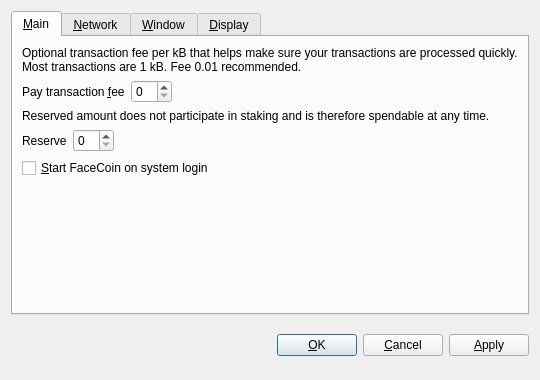
<?xml version="1.0" encoding="UTF-8"?>
<ui version="4.0">
 <class>OptionsDialog</class>
 <widget class="QDialog" name="OptionsDialog">
  <property name="geometry">
   <rect>
    <x>0</x>
    <y>0</y>
    <width>540</width>
    <height>380</height>
   </rect>
  </property>
  <property name="windowTitle">
   <string>Options</string>
  </property>
  <property name="modal">
   <bool>true</bool>
  </property>
  <layout class="QVBoxLayout" name="verticalLayout">
   <item>
    <widget class="QTabWidget" name="tabWidget">
     <property name="tabPosition">
      <enum>QTabWidget::North</enum>
     </property>
     <property name="currentIndex">
      <number>0</number>
     </property>
     <widget class="QWidget" name="tabMain">
      <attribute name="title">
       <string>&amp;Main</string>
      </attribute>
      <layout class="QVBoxLayout" name="verticalLayout_Main">
       <item>
        <widget class="QLabel" name="transactionFeeInfoLabel">
         <property name="text">
          <string>Optional transaction fee per kB that helps make sure your transactions are processed quickly. Most transactions are 1 kB. Fee 0.01 recommended.</string>
         </property>
         <property name="textFormat">
          <enum>Qt::PlainText</enum>
         </property>
         <property name="wordWrap">
          <bool>true</bool>
         </property>
        </widget>
       </item>
       <item>
        <layout class="QHBoxLayout" name="horizontalLayoutFee">
         <item>
          <widget class="QLabel" name="transactionFeeLabel">
           <property name="text">
            <string>Pay transaction &amp;fee</string>
           </property>
           <property name="textFormat">
            <enum>Qt::PlainText</enum>
           </property>
           <property name="buddy">
            <cstring>transactionFee</cstring>
           </property>
          </widget>
         </item>
         <item>
          <widget class="BitcoinAmountField" name="transactionFee"/>
         </item>
         <item>
          <spacer name="horizontalSpacerFee">
           <property name="orientation">
            <enum>Qt::Horizontal</enum>
           </property>
           <property name="sizeHint" stdset="0">
            <size>
             <width>40</width>
             <height>20</height>
            </size>
           </property>
          </spacer>
         </item>
        </layout>
       </item>
       <item>
        <widget class="QLabel" name="reserveBalanceInfoLabel">
         <property name="text">
          <string>Reserved amount does not participate in staking and is therefore spendable at any time.</string>
         </property>
         <property name="textFormat">
          <enum>Qt::PlainText</enum>
         </property>
         <property name="wordWrap">
          <bool>true</bool>
         </property>
        </widget>
       </item>
       <item>
        <layout class="QHBoxLayout" name="horizontalLayoutReserveBalance">
         <item>
          <widget class="QLabel" name="reserveBalanceLabel">
           <property name="text">
            <string>Reserve</string>
           </property>
           <property name="textFormat">
            <enum>Qt::PlainText</enum>
           </property>
           <property name="buddy">
            <cstring>reserveBalance</cstring>
           </property>
          </widget>
         </item>
         <item>
          <widget class="BitcoinAmountField" name="reserveBalance"/>
         </item>
         <item>
          <spacer name="horizontalSpacerReserveBalance">
           <property name="orientation">
            <enum>Qt::Horizontal</enum>
           </property>
           <property name="sizeHint" stdset="0">
            <size>
             <width>40</width>
             <height>20</height>
            </size>
           </property>
          </spacer>
         </item>
        </layout>
       </item>
       <item>
        <widget class="QCheckBox" name="bitcoinAtStartup">
         <property name="toolTip">
          <string>Automatically start FaceCoin after logging in to the system.</string>
         </property>
         <property name="text">
          <string>&amp;Start FaceCoin on system login</string>
         </property>
        </widget>
       </item>
       <item>
        <spacer name="verticalSpacer_Main">
         <property name="orientation">
          <enum>Qt::Vertical</enum>
         </property>
         <property name="sizeHint" stdset="0">
          <size>
           <width>20</width>
           <height>40</height>
          </size>
         </property>
        </spacer>
       </item>
      </layout>
     </widget>
     <widget class="QWidget" name="tabNetwork">
      <attribute name="title">
       <string>&amp;Network</string>
      </attribute>
      <layout class="QVBoxLayout" name="verticalLayout_Network">
       <item>
        <widget class="QCheckBox" name="mapPortUpnp">
         <property name="toolTip">
          <string>Automatically open the FaceCoin client port on the router. This only works when your router supports UPnP and it is enabled.</string>
         </property>
         <property name="text">
          <string>Map port using &amp;UPnP</string>
         </property>
        </widget>
       </item>
       <item>
        <widget class="QCheckBox" name="connectSocks">
         <property name="toolTip">
          <string>Connect to the FaceCoin network through a SOCKS proxy (e.g. when connecting through Tor).</string>
         </property>
         <property name="text">
          <string>&amp;Connect through SOCKS proxy:</string>
         </property>
        </widget>
       </item>
       <item>
        <layout class="QHBoxLayout" name="horizontalLayout_Network">
         <item>
          <widget class="QLabel" name="proxyIpLabel">
           <property name="text">
            <string>Proxy &amp;IP:</string>
           </property>
           <property name="textFormat">
            <enum>Qt::PlainText</enum>
           </property>
           <property name="buddy">
            <cstring>proxyIp</cstring>
           </property>
          </widget>
         </item>
         <item>
          <widget class="QValidatedLineEdit" name="proxyIp">
           <property name="maximumSize">
            <size>
             <width>140</width>
             <height>16777215</height>
            </size>
           </property>
           <property name="toolTip">
            <string>IP address of the proxy (e.g. 127.0.0.1)</string>
           </property>
          </widget>
         </item>
         <item>
          <widget class="QLabel" name="proxyPortLabel">
           <property name="text">
            <string>&amp;Port:</string>
           </property>
           <property name="textFormat">
            <enum>Qt::PlainText</enum>
           </property>
           <property name="buddy">
            <cstring>proxyPort</cstring>
           </property>
          </widget>
         </item>
         <item>
          <widget class="QLineEdit" name="proxyPort">
           <property name="maximumSize">
            <size>
             <width>55</width>
             <height>16777215</height>
            </size>
           </property>
           <property name="toolTip">
            <string>Port of the proxy (e.g. 9050)</string>
           </property>
          </widget>
         </item>
         <item>
          <widget class="QLabel" name="socksVersionLabel">
           <property name="text">
            <string>SOCKS &amp;Version:</string>
           </property>
           <property name="textFormat">
            <enum>Qt::PlainText</enum>
           </property>
           <property name="buddy">
            <cstring>socksVersion</cstring>
           </property>
          </widget>
         </item>
         <item>
          <widget class="QValueComboBox" name="socksVersion">
           <property name="toolTip">
            <string>SOCKS version of the proxy (e.g. 5)</string>
           </property>
          </widget>
         </item>
         <item>
          <spacer name="horizontalSpacer_Network">
           <property name="orientation">
            <enum>Qt::Horizontal</enum>
           </property>
           <property name="sizeHint" stdset="0">
            <size>
             <width>40</width>
             <height>20</height>
            </size>
           </property>
          </spacer>
         </item>
        </layout>
       </item>
       <item>
        <spacer name="verticalSpacer_Network">
         <property name="orientation">
          <enum>Qt::Vertical</enum>
         </property>
         <property name="sizeHint" stdset="0">
          <size>
           <width>20</width>
           <height>40</height>
          </size>
         </property>
        </spacer>
       </item>
      </layout>
     </widget>
     <widget class="QWidget" name="tabWindow">
      <attribute name="title">
       <string>&amp;Window</string>
      </attribute>
      <layout class="QVBoxLayout" name="verticalLayout_Window">
       <item>
        <widget class="QCheckBox" name="minimizeToTray">
         <property name="toolTip">
          <string>Show only a tray icon after minimizing the window.</string>
         </property>
         <property name="text">
          <string>&amp;Minimize to the tray instead of the taskbar</string>
         </property>
        </widget>
       </item>
       <item>
        <widget class="QCheckBox" name="minimizeOnClose">
         <property name="toolTip">
          <string>Minimize instead of exit the application when the window is closed. When this option is enabled, the application will be closed only after selecting Quit in the menu.</string>
         </property>
         <property name="text">
          <string>M&amp;inimize on close</string>
         </property>
        </widget>
       </item>
       <item>
        <spacer name="verticalSpacer_Window">
         <property name="orientation">
          <enum>Qt::Vertical</enum>
         </property>
         <property name="sizeHint" stdset="0">
          <size>
           <width>20</width>
           <height>40</height>
          </size>
         </property>
        </spacer>
       </item>
      </layout>
     </widget>
     <widget class="QWidget" name="tabDisplay">
      <attribute name="title">
       <string>&amp;Display</string>
      </attribute>
      <layout class="QVBoxLayout" name="verticalLayout_Display">
       <item>
        <layout class="QHBoxLayout" name="horizontalLayout_1_Display">
         <item>
          <widget class="QLabel" name="langLabel">
           <property name="text">
            <string>User Interface &amp;language:</string>
           </property>
           <property name="textFormat">
            <enum>Qt::PlainText</enum>
           </property>
           <property name="buddy">
            <cstring>lang</cstring>
           </property>
          </widget>
         </item>
         <item>
          <widget class="QValueComboBox" name="lang">
           <property name="toolTip">
            <string>The user interface language can be set here. This setting will take effect after restarting FaceCoin.</string>
           </property>
          </widget>
         </item>
        </layout>
       </item>
       <item>
        <layout class="QHBoxLayout" name="horizontalLayout_2_Display">
         <item>
          <widget class="QLabel" name="unitLabel">
           <property name="text">
            <string>&amp;Unit to show amounts in:</string>
           </property>
           <property name="textFormat">
            <enum>Qt::PlainText</enum>
           </property>
           <property name="buddy">
            <cstring>unit</cstring>
           </property>
          </widget>
         </item>
         <item>
          <widget class="QValueComboBox" name="unit">
           <property name="toolTip">
            <string>Choose the default subdivision unit to show in the interface and when sending coins.</string>
           </property>
          </widget>
         </item>
        </layout>
       </item>
       <item>
        <widget class="QCheckBox" name="displayAddresses">
         <property name="toolTip">
          <string>Whether to show FaceCoin addresses in the transaction list or not.</string>
         </property>
         <property name="text">
          <string>&amp;Display addresses in transaction list</string>
         </property>
        </widget>
       </item>
       <item>
        <widget class="QCheckBox" name="coinControlFeatures">
         <property name="toolTip">
          <string>Whether to show coin control features or not.</string>
         </property>
         <property name="text">
          <string>Display coin &amp;control features (experts only!)</string>
         </property>
        </widget>
       </item>
       <item>
        <spacer name="verticalSpacer_Display">
         <property name="orientation">
          <enum>Qt::Vertical</enum>
         </property>
         <property name="sizeHint" stdset="0">
          <size>
           <width>20</width>
           <height>40</height>
          </size>
         </property>
        </spacer>
       </item>
      </layout>
     </widget>
    </widget>
   </item>
   <item>
    <layout class="QHBoxLayout" name="horizontalLayout_Buttons">
     <item>
      <spacer name="horizontalSpacer_1">
       <property name="orientation">
        <enum>Qt::Horizontal</enum>
       </property>
       <property name="sizeHint" stdset="0">
        <size>
         <width>40</width>
         <height>48</height>
        </size>
       </property>
      </spacer>
     </item>
     <item>
      <widget class="QLabel" name="statusLabel">
       <property name="font">
        <font>
         <weight>75</weight>
         <bold>true</bold>
        </font>
       </property>
       <property name="text">
        <string/>
       </property>
       <property name="textFormat">
        <enum>Qt::PlainText</enum>
       </property>
       <property name="wordWrap">
        <bool>true</bool>
       </property>
      </widget>
     </item>
     <item>
      <spacer name="horizontalSpacer_2">
       <property name="orientation">
        <enum>Qt::Horizontal</enum>
       </property>
       <property name="sizeHint" stdset="0">
        <size>
         <width>40</width>
         <height>48</height>
        </size>
       </property>
      </spacer>
     </item>
     <item>
      <widget class="QPushButton" name="okButton">
       <property name="text">
        <string>&amp;OK</string>
       </property>
      </widget>
     </item>
     <item>
      <widget class="QPushButton" name="cancelButton">
       <property name="text">
        <string>&amp;Cancel</string>
       </property>
       <property name="autoDefault">
        <bool>false</bool>
       </property>
      </widget>
     </item>
     <item>
      <widget class="QPushButton" name="applyButton">
       <property name="text">
        <string>&amp;Apply</string>
       </property>
       <property name="autoDefault">
        <bool>false</bool>
       </property>
      </widget>
     </item>
    </layout>
   </item>
  </layout>
 </widget>
 <customwidgets>
  <customwidget>
   <class>BitcoinAmountField</class>
   <extends>QSpinBox</extends>
   <header>bitcoinamountfield.h</header>
  </customwidget>
  <customwidget>
   <class>QValueComboBox</class>
   <extends>QComboBox</extends>
   <header>qvaluecombobox.h</header>
  </customwidget>
  <customwidget>
   <class>QValidatedLineEdit</class>
   <extends>QLineEdit</extends>
   <header>qvalidatedlineedit.h</header>
  </customwidget>
 </customwidgets>
 <resources/>
 <connections/>
</ui>
